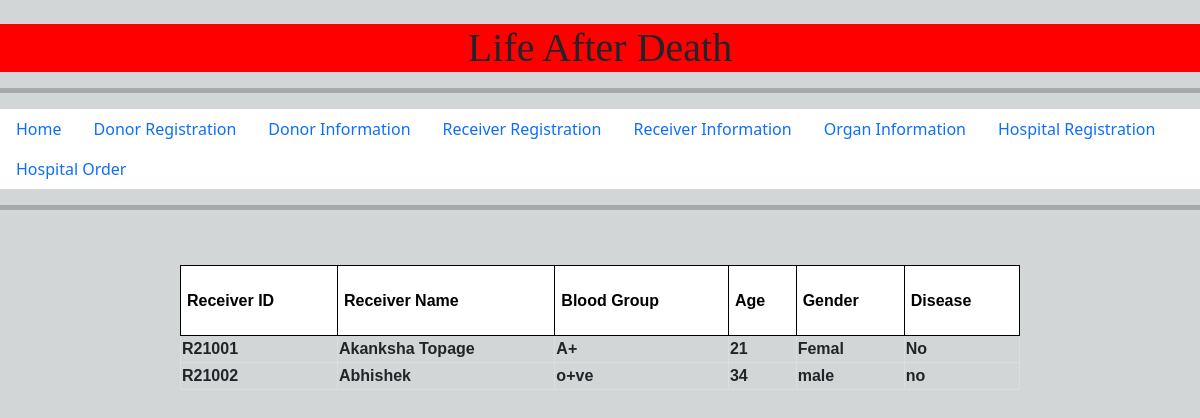
The app's page /receiverinfo.php with its own data.
### tables this page shows
CREATE TABLE `receiver` (
  `R_id` varchar(20) NOT NULL,
  `R_name` varchar(20) DEFAULT NULL,
  `R_bloodgroup` varchar(5) DEFAULT NULL,
  `R_age` int(11) DEFAULT NULL,
  `R_gender` varchar(5) DEFAULT NULL,
  `Disease` varchar(15) DEFAULT NULL
);

### src/receiverinfo.php (the view, shortened to what this page needs)
<?php
require_once("include/navbar.php");
?>
<?php
include "config.php";
$result = mysqli_query($con,"SELECT * FROM receiver");
echo "<center><table border='1'>
<tr>
<th>Receiver ID</th>
<th>Receiver Name</th>
<th>Blood Group</th>
<th>Age</th>
<th>Gender</th>
<th>Disease</th>
</tr>";
while($row = mysqli_fetch_array($result))
{
echo "<tr>";
echo "<td>" . $row['R_id'] . "</td>";
echo "<td>" . $row['R_name'] . "</td>";
echo "<td>" . $row['R_bloodgroup'] . "</td>";
echo "<td>" . $row['R_age'] . "</td>";
echo "<td>" . $row['R_gender'] . "</td>";
echo "<td>" . $row['Disease'] . "</td>";
echo "</tr>";
}
echo "</table><center>";
?>
<html>
<head>
</head>

### src/receiverinfo.php (style rules this page uses)
table { margin: 15px; }
th { font-family: Arial, Helvetica, sans-serif; font-size: -5em; background: #FFFFFF; color: #000000; padding: 2px 6px; border-collapse: separate; border: 1px solid #000; }
td { font-family: Arial, Helvetica, sans-serif; font-size: -3em; border: 1px solid #DDD; font-weight: bold; }
table { width: 70%; }
th { height: 70px; }

### records on screen
receiver: R_id "R21001", R_name "Akanksha Topage", R_bloodgroup "A+", R_age "21", R_gender "Femal", Disease "No"
receiver: R_id "R21002", R_name "Abhishek", R_bloodgroup "o+ve", R_age "34", R_gender "male", Disease "no"
